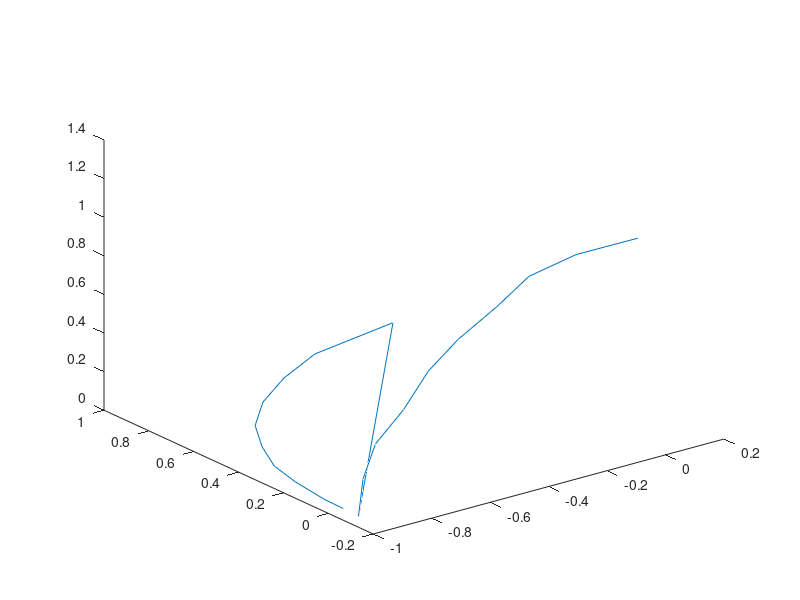
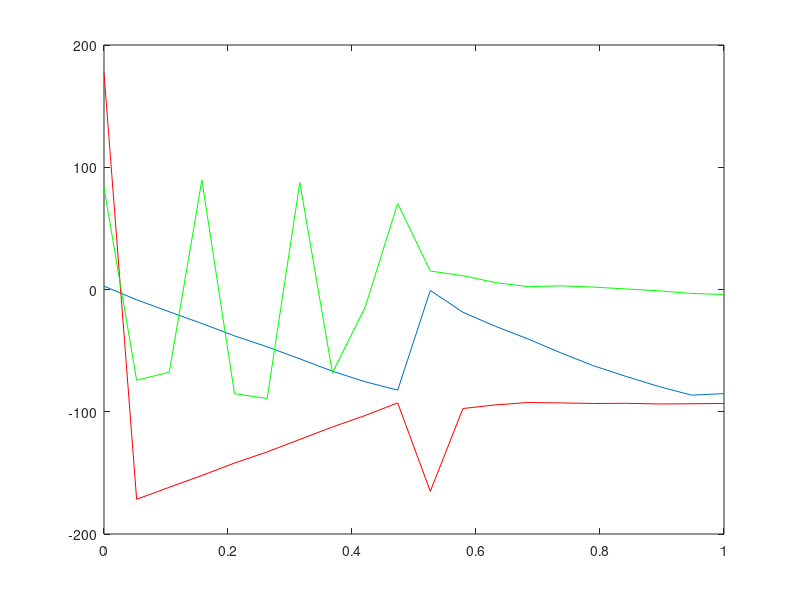
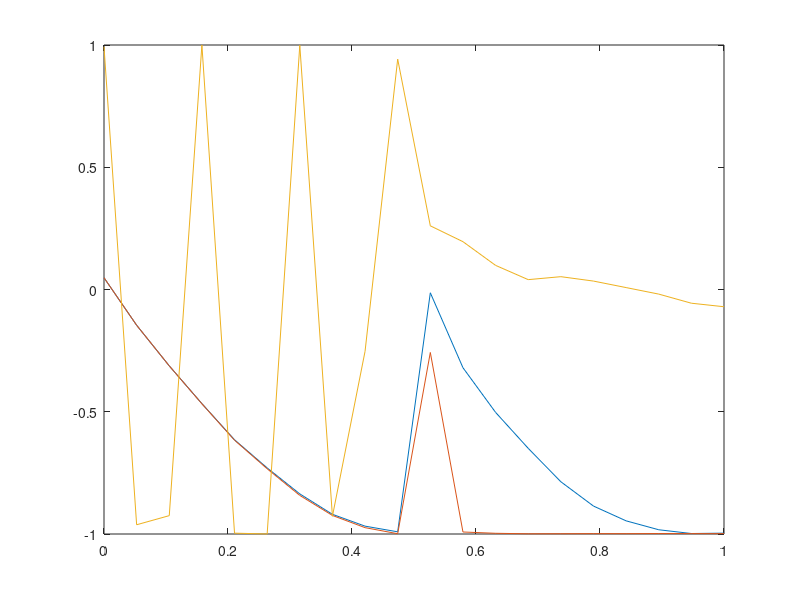

MATLAB code to generate these figures, in order:
samples = importdata("accel_data.txt");
% samples = samples(:,2:7);
gx = samples(:,1);
gy = samples(:,2);
gz = samples(:,3);
g = samples(:,1:3);

mx = samples(:,4);
my = samples(:,5);
mz = samples(:,6);
m = samples(:,4:6);

gnorm = vecnorm(g,2,2);


device_xy_plane = [0 0 1];
device_xz_plane = [0 1 0];

device_xy_plane = repmat(device_xy_plane,20,1);
device_xz_plane = repmat(device_xz_plane,20,1);

true_xz_plane = cross(g,m);
true_xy_plane = g;

hea_proj = cross(true_xy_plane,device_xz_plane);
heading2 = rad2deg(atan2(hea_proj(:,3),hea_proj(:,1)));

hea_proj = cross(true_xz_plane,device_xz_plane);
heading3 = rad2deg(atan(hea_proj(:,3)./hea_proj(:,1)));
% heading3 = rad2deg(atan2(hea_proj(:,3),hea_proj(:,1)));

inclination = rad2deg(asin(gx./gnorm));


figure();
plot3(gx,gy,gz);

count = linspace(0,1,20);
figure();
plot(count,inclination);
hold on;
plot(count, heading2,Color="red");
plot(count, heading3,Color="green");

figure();
plot(count,sin(deg2rad(inclination)));
hold on;
plot(count,sin(deg2rad(heading2)));
plot(count,sin(deg2rad(heading3)));
